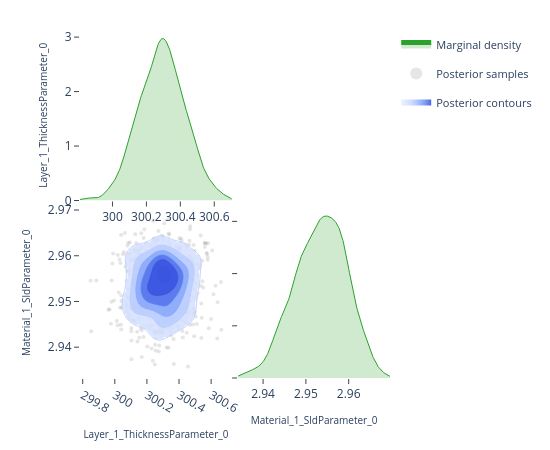

Notebook cell for this chart:
### Code cell
# ---- Pairwise focus: thickness vs SLD ---------------------------------------
# A 2-parameter corner plot zooms in on the joint posterior for a specific
# pair.  This is the same view the EasyReflectometryApp's "2D Heatmap"
# sub-tab uses to inspect parameter degeneracies.


params_of_interest = ['Layer_1_ThicknessParameter_0', 'Material_1_SldParameter_0']
idx = [posterior.param_names.index(p) for p in params_of_interest]
subset_draws = np.asarray(posterior.draws)[:, idx]

fig = plot_corner(subset_draws, params_of_interest)
fig.show()

### Figure 1 — Plotly figure (JSON) as saved in the notebook; plotly's stock layout.template omitted (floating-point values rounded to 4 significant figures; data arrays with more than 128 entries replaced by an {"elided": "..."} marker saying what was removed)
{"data": [{"fill": "tozeroy", "fillcolor": "rgba(44, 160, 44, 0.22)", "hoverinfo": "skip", "legendgroup": "marginal", "line": {"color": "rgb(44, 160, 44)", "width": 1}, "mode": "lines", "name": "Marginal density", "showlegend": true, "type": "scatter", "x": {"elided": "256 float values"}, "xaxis": "x", "y": {"elided": "256 float values"}, "yaxis": "y"}, {"hoverinfo": "skip", "legendgroup": "scatter", "marker": {"color": "rgba(140, 140, 140, 0.22)", "size": 4}, "mode": "markers", "name": "Posterior samples", "showlegend": true, "type": "scatter", "x": {"elided": "640 float values"}, "xaxis": "x3", "y": {"elided": "640 float values"}, "yaxis": "y3", "zorder": 0}, {"colorscale": [[0.0, "rgba(224, 233, 255, 0.62)"], [0.35, "rgba(183, 203, 255, 0.70)"], [0.6, "rgba(138, 169, 252, 0.78)"], [0.82, "rgba(96, 131, 242, 0.84)"], [1.0, "rgba(58, 86, 224, 0.90)"]], "connectgaps": false, "contours": {"coloring": "fill", "end": 178.0, "showlabels": false, "showlines": false, "size": 28.1, "start": 37.47}, "hoverinfo": "skip", "legendgroup": "contour", "name": "Posterior contours", "showlegend": true, "showscale": false, "type": "contour", "x": [299.8, 299.8, 299.8, 299.8, 299.9, 299.9, 299.9, 299.9, 299.9, 299.9, 299.9, 299.9, 299.9, 300.0, 300.0, 300.0, 300.0, 300.0, 300.0, 300.0, 300.0, 300.0, 300.1, 300.1, 300.1, 300.1, 300.1, 300.1, 300.1, 300.1, 300.1, 300.2, 300.2, 300.2, 300.2, 300.2, 300.2, 300.2, 300.2, 300.3, 300.3, 300.3, 300.3, 300.3, 300.3, 300.3, 300.3, 300.3, 300.4, 300.4, 300.4, 300.4, 300.4, 300.4, 300.4, 300.4, 300.4, 300.5, 300.5, 300.5, 300.5, 300.5, 300.5, 300.5, 300.5, 300.5, 300.6, 300.6, 300.6, 300.6, 300.6, 300.6, 300.6, 300.6, 300.6, 300.7, 300.7, 300.7, 300.7, 300.7], "xaxis": "x3", "y": [2.934, 2.935, 2.935, 2.936, 2.936, 2.936, 2.937, 2.937, 2.938, 2.938, 2.939, 2.939, 2.94, 2.94, 2.94, 2.941, 2.941, 2.942, 2.942, 2.943, 2.943, 2.944, 2.944, 2.944, 2.945, 2.945, 2.946, 2.946, 2.947, 2.947, 2.948, 2.948, 2.949, 2.949, 2.949, 2.95, 2.95, 2.951, 2.951, 2.952, 2.952, 2.953, 2.953, 2.953, 2.954, 2.954, 2.955, 2.955, 2.956, 2.956, 2.957, 2.957, 2.958, 2.958, 2.958, 2.959, 2.959, 2.96, 2.96, 2.961, 2.961, 2.962, 2.962, 2.962, 2.963, 2.963, 2.964, 2.964, 2.965, 2.965, 2.966, 2.966, 2.967, 2.967, 2.967, 2.968, 2.968, 2.969, 2.969, 2.97], "yaxis": "y3", "z": {"elided": "80x80 float values"}, "zmax": 178.0, "zmin": 37.47, "zorder": 1}, {"colorscale": [[0.0, "rgba(183, 203, 255, 0.94)"], [0.35, "rgba(183, 203, 255, 0.94)"], [0.35, "rgba(138, 169, 252, 0.95)"], [0.6, "rgba(138, 169, 252, 0.95)"], [0.6, "rgba(96, 131, 242, 0.96)"], [0.82, "rgba(96, 131, 242, 0.96)"], [0.82, "rgba(58, 86, 224, 0.98)"], [1.0, "rgba(58, 86, 224, 0.98)"]], "contours": {"coloring": "lines", "end": 178.0, "showlabels": false, "size": 28.1, "start": 37.47}, "hoverinfo": "skip", "legendgroup": "contour", "line": {"width": 0.9}, "showlegend": false, "showscale": false, "type": "contour", "x": [299.8, 299.8, 299.8, 299.8, 299.9, 299.9, 299.9, 299.9, 299.9, 299.9, 299.9, 299.9, 299.9, 300.0, 300.0, 300.0, 300.0, 300.0, 300.0, 300.0, 300.0, 300.0, 300.1, 300.1, 300.1, 300.1, 300.1, 300.1, 300.1, 300.1, 300.1, 300.2, 300.2, 300.2, 300.2, 300.2, 300.2, 300.2, 300.2, 300.3, 300.3, 300.3, 300.3, 300.3, 300.3, 300.3, 300.3, 300.3, 300.4, 300.4, 300.4, 300.4, 300.4, 300.4, 300.4, 300.4, 300.4, 300.5, 300.5, 300.5, 300.5, 300.5, 300.5, 300.5, 300.5, 300.5, 300.6, 300.6, 300.6, 300.6, 300.6, 300.6, 300.6, 300.6, 300.6, 300.7, 300.7, 300.7, 300.7, 300.7], "xaxis": "x3", "y": [2.934, 2.935, 2.935, 2.936, 2.936, 2.936, 2.937, 2.937, 2.938, 2.938, 2.939, 2.939, 2.94, 2.94, 2.94, 2.941, 2.941, 2.942, 2.942, 2.943, 2.943, 2.944, 2.944, 2.944, 2.945, 2.945, 2.946, 2.946, 2.947, 2.947, 2.948, 2.948, 2.949, 2.949, 2.949, 2.95, 2.95, 2.951, 2.951, 2.952, 2.952, 2.953, 2.953, 2.953, 2.954, 2.954, 2.955, 2.955, 2.956, 2.956, 2.957, 2.957, 2.958, 2.958, 2.958, 2.959, 2.959, 2.96, 2.96, 2.961, 2.961, 2.962, 2.962, 2.962, 2.963, 2.963, 2.964, 2.964, 2.965, 2.965, 2.966, 2.966, 2.967, 2.967, 2.967, 2.968, 2.968, 2.969, 2.969, 2.97], "yaxis": "y3", "z": {"elided": "80x80 float values"}, "zmax": 178.0, "zmin": 37.47, "zorder": 2}, {"fill": "tozeroy", "fillcolor": "rgba(44, 160, 44, 0.22)", "hoverinfo": "skip", "legendgroup": "marginal", "line": {"color": "rgb(44, 160, 44)", "width": 1}, "mode": "lines", "name": "Marginal density", "showlegend": false, "type": "scatter", "x": {"elided": "256 float values"}, "xaxis": "x4", "y": {"elided": "256 float values"}, "yaxis": "y4"}], "layout": {"height": 450, "legend": {"font": {"size": 11}, "itemsizing": "constant", "orientation": "v", "x": 1.02, "xanchor": "left", "y": 1.0, "yanchor": "top"}, "margin": {"b": 60, "l": 80, "r": 160, "t": 30}, "plot_bgcolor": "white", "showlegend": true, "width": 550, "xaxis": {"anchor": "y", "domain": [0.0, 0.49], "showgrid": false, "ticks": "outside", "zeroline": false}, "xaxis2": {"anchor": "y2", "domain": [0.51, 1.0], "showgrid": false, "ticks": "outside", "visible": false, "zeroline": false}, "xaxis3": {"anchor": "y3", "domain": [0.0, 0.49], "showgrid": false, "ticks": "outside", "title": {"font": {"size": 10}, "text": "Layer_1_ThicknessParameter_0"}, "zeroline": false}, "xaxis4": {"anchor": "y4", "domain": [0.51, 1.0], "showgrid": false, "ticks": "outside", "title": {"font": {"size": 10}, "text": "Material_1_SldParameter_0"}, "zeroline": false}, "yaxis": {"anchor": "x", "domain": [0.51, 1.0], "showgrid": false, "ticks": "outside", "title": {"font": {"size": 10}, "text": "Layer_1_ThicknessParameter_0"}, "zeroline": false}, "yaxis2": {"anchor": "x2", "domain": [0.51, 1.0], "showgrid": false, "ticks": "outside", "visible": false, "zeroline": false}, "yaxis3": {"anchor": "x3", "domain": [0.0, 0.49], "showgrid": false, "ticks": "outside", "title": {"font": {"size": 10}, "text": "Material_1_SldParameter_0"}, "zeroline": false}, "yaxis4": {"anchor": "x4", "domain": [0.0, 0.49], "showgrid": false, "showticklabels": false, "ticks": "outside", "zeroline": false}}}
